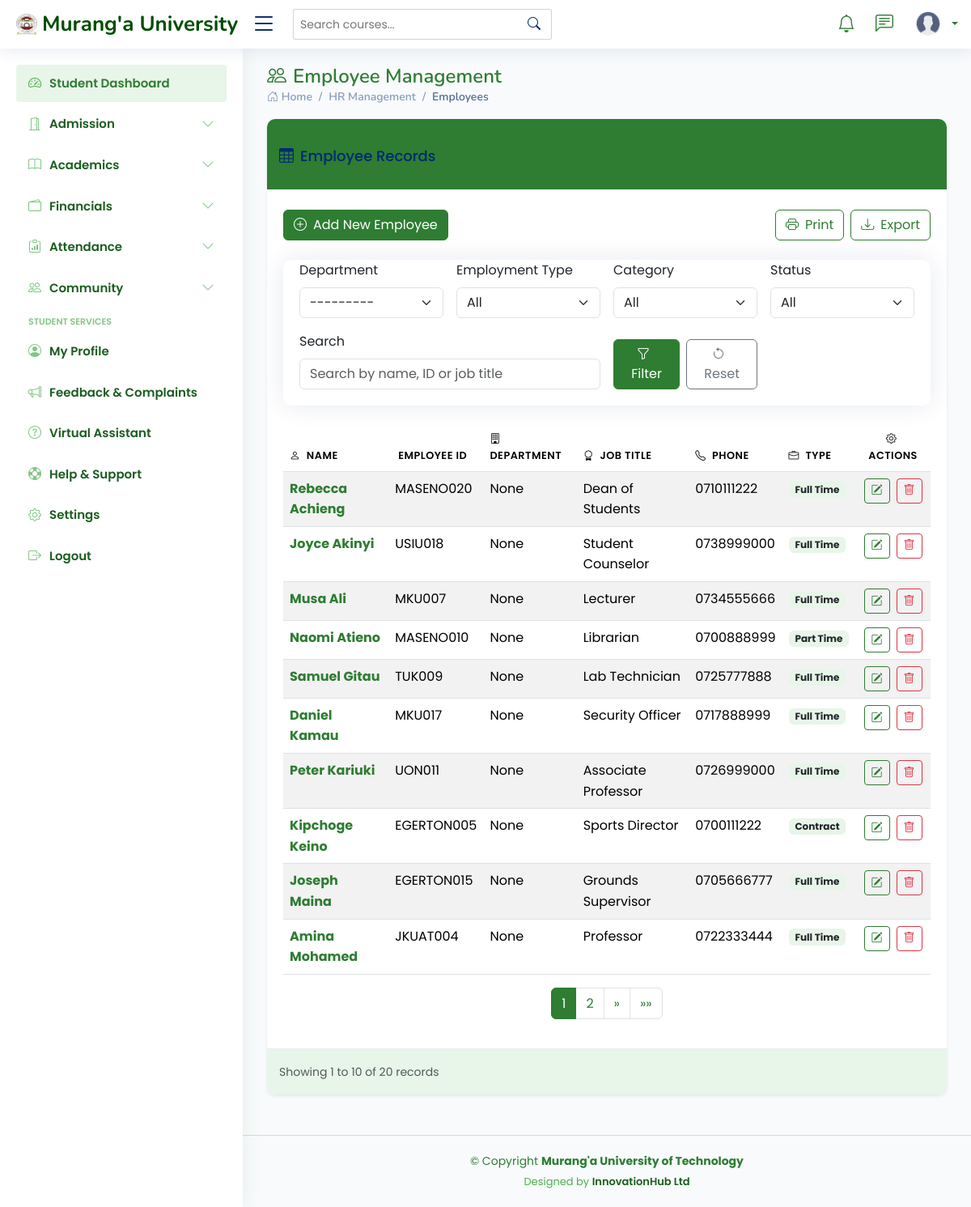
Page /employee_list/ on the committed database.
### students_portal/models.py (models this page shows, shortened)
class Employee(models.Model):
    employee_id = models.CharField(max_length=20, unique=True)
    first_name = models.CharField(max_length=100)
    last_name = models.CharField(max_length=100)
    middle_name = models.CharField(max_length=100, blank=True, null=True)
    national_id = models.CharField(max_length=20, blank=True, null=True)
    passport_number = models.CharField(max_length=20, blank=True, null=True)
    profile_picture = models.ImageField(upload_to='employee_profiles/', blank=True, null=True)
    department = models.ForeignKey('Department', on_delete=models.CASCADE, related_name='employees' , blank=True, null=True)
    job_title = models.CharField(max_length=100)
    employment_type = models.CharField(max_length=20, choices=[
        ('full_time', 'Full Time'),
        ('part_time', 'Part Time'),
        ('contract', 'Contract'),
        ('temporary', 'Temporary'),
        ('intern', 'Intern')
    ], default='full_time')
    employment_category = models.CharField(max_length=50, choices=[
        ('academic', 'Academic Staff'),
        ('administrative', 'Administrative Staff'),
        ('technical', 'Technical Staff'),
        ('support', 'Support Staff'),
        ('management', 'Management')
    ])
    date_of_employment = models.DateField()
    date_of_termination = models.DateField(blank=True, null=True)
    is_teaching_staff = models.BooleanField(default=False)
    highest_qualification = models.CharField(max_length=100, blank=True, null=True)
    specialization = models.CharField(max_length=200, blank=True, null=True)
    academic_rank = models.CharField(max_length=50, choices=[
        ('professor', 'Professor'),
        ('associate_professor', 'Associate Professor'),
        ('senior_lecturer', 'Senior Lecturer'),
        ('lecturer', 'Lecturer'),
        ('assistant_lecturer', 'Assistant Lecturer'),
        ('tutorial_fellow', 'Tutorial Fellow')
    ], blank=True, null=True)
    date_of_birth = models.DateField(blank=True, null=True)
    gender = models.CharField(max_length=10, choices=[
        ('M', 'Male'),
        ('F', 'Female'),
        ('O', 'Other')
    ], blank=True, null=True)
    marital_status = models.CharField(max_length=20, choices=[
        ('single', 'Single'),
        ('married', 'Married'),
        ('divorced', 'Divorced'),
        ('widowed', 'Widowed')
    ], blank=True, null=True)
    email = models.EmailField(blank=True, null=True)
    phone_number = models.CharField(max_length=15, blank=True, null=True)
    alternative_phone = models.CharField(max_length=15, blank=True, null=True)
    residential_address = models.TextField(blank=True, null=True)
    county = models.CharField(max_length=50, blank=True, null=True)
    town = models.CharField(max_length=50, blank=True, null=True)
    postal_address = models.CharField(max_length=100, blank=True, null=True)
    postal_code = models.CharField(max_length=10, blank=True, null=True)
    emergency_contact_name = models.CharField(max_length=100, blank=True, null=True)
    emergency_contact_relationship = models.CharField(max_length=50, blank=True, null=True)
    emergency_contact_phone = models.CharField(max_length=15, blank=True, null=True)
    bank_name = models.CharField(max_length=100, blank=True, null=True)
    bank_branch = models.CharField(max_length=100, blank=True, null=True)
    bank_account_number = models.CharField(max_length=20, blank=True, null=True)
    nhif_number = models.CharField(max_length=20, blank=True, null=True)
    nssf_number = models.CharField(max_length=20, blank=True, null=True)
    kra_pin = models.CharField(max_length=20, blank=True, null=True)
    user_account = models.OneToOneField(User, on_delete=models.SET_NULL, blank=True, null=True)
    has_system_access = models.BooleanField(default=False)
    access_level = models.CharField(max_length=20, choices=[
        ('admin', 'Administrator'),
        ('staff', 'Staff'),
        ('limited', 'Limited Access'),
        ('none', 'No Access')
    ], default='none')
    is_active = models.BooleanField(default=True)
    employment_status = models.CharField(max_length=20, choices=[
        ('active', 'Active'),
        ('on_leave', 'On Leave'),
        ('suspended', 'Suspended'),
        ('retired', 'Retired'),
        ('terminated', 'Terminated'),
        ('deceased', 'Deceased')
    ], default='active')
    biography = models.TextField(blank=True, null=True)
    notes = models.TextField(blank=True, null=True)
    created_at = models.DateTimeField(auto_now_add=True)
    updated_at = models.DateTimeField(auto_now=True)

### students_portal/views.py (the view, shortened to what this page needs)
# urls.py: path('employee_list/', views.employee_list, name='employee_list'),
def employee_list(request):
    filter_form = EmployeeFilterForm(request.GET or None)
    employees = Employee.objects.select_related('department').order_by('last_name', 'first_name')
    paginator = Paginator(employees, 10)
    page_number = request.GET.get('page')
    page_obj = paginator.get_page(page_number)
    context = {
        'page_obj': page_obj,
        'filter_form': filter_form,
    }
    return render(request, 'employees/employee_list.html', context)

### students_portal/models.py (called while the page is built)
    def __str__(self):
        return self.name

### templates/employees/employee_list.html (shortened to what this page needs)
{% extends "base/base.html" %}
{% block content %}
<div class="pagetitle">
    <h1><i class="bi bi-people me-2"></i>Employee Management</h1>
    <nav>
        <ol class="breadcrumb">
            <li class="breadcrumb-item"><a href="{% url 'admin_dashboard' %}"><i class="bi bi-house-door"></i> Home</a></li>
            <li class="breadcrumb-item">HR Management</li>
            <li class="breadcrumb-item active">Employees</li>
        </ol>
    </nav>
</div>
<section class="section">
    <div class="row">
        <div class="col-lg-12">
            <div class="card border-0 shadow-sm">
                <div class="card-header bg-university-primary text-white">
                    <h5 class="card-title mb-0"><i class="bi bi-table me-2"></i>Employee Records</h5>
                </div>
                <br>
                <div class="card-body">
                    <div class="d-flex justify-content-between mb-4">
                        <a href="{% url 'employee_create' %}" class="btn btn-university">
                            <i class="bi bi-plus-circle me-2"></i>Add New Employee
                        </a>
                        <div class="d-flex gap-2">
                            <button class="btn btn-outline-university">
                                <i class="bi bi-printer me-2"></i>Print
                            </button>
                            <button class="btn btn-outline-university">
                                <i class="bi bi-download me-2"></i>Export
                            </button>
                        </div>
                    </div>
                    <div class="card mb-4">
                        <div class="card-body">
                            <form method="get" class="row g-3">
                                <div class="col-md-3">
                                    <label for="department" class="form-label">Department</label>
                                    {{ filter_form.department }}
                                </div>
                                <div class="col-md-3">
                                    <label for="employment_type" class="form-label">Employment Type</label>
                                    {{ filter_form.employment_type }}
                                </div>
                                <div class="col-md-3">
                                    <label for="employment_category" class="form-label">Category</label>
                                    {{ filter_form.employment_category }}
                                </div>
                                <div class="col-md-3">
                                    <label for="is_active" class="form-label">Status</label>
                                    {{ filter_form.is_active }}
                                </div>
                                <div class="col-md-6">
                                    <label for="search" class="form-label">Search</label>
                                    {{ filter_form.search }}
                                </div>
                                <div class="col-md-3 d-flex align-items-end">
                                    <button type="submit" class="btn btn-university me-2">
                                        <i class="bi bi-funnel me-2"></i>Filter
                                    </button>
                                    <a href="{% url 'employee_list' %}" class="btn btn-outline-secondary">
                                        <i class="bi bi-arrow-counterclockwise me-2"></i>Reset
                                    </a>
                                </div>
                            </form>
                        </div>
                    </div>
                    <div class="table-responsive">
                        <table class="table table-hover table-striped datatable">
                            <thead class="bg-university-light">
                                <tr>
                                    <th><i class="bi bi-person me-1"></i> Name</th>
                                    <th> Employee ID</th>
                                    <th><i class="bi bi-building me-1"></i> Department</th>
                                    <th><i class="bi bi-award me-1"></i> Job Title</th>
                                    <th><i class="bi bi-telephone me-1"></i> Phone</th>
                                    <th><i class="bi bi-briefcase me-1"></i> Type</th>
                                    <th class="text-center"><i class="bi bi-gear me-1"></i> Actions</th>
                                </tr>
                            </thead>
                            <tbody>
                                {% for employee in page_obj %}
                                <tr>
                                    <td>
                                        <a href="#" class="text-university view-employee" data-id="{{ employee.id }}">
                                            <strong>{{ employee.first_name }} {{ employee.last_name }}</strong>
                                        </a>
                                    </td>
                                    <td>{{ employee.employee_id }}</td>
                                    <td>{{ employee.department }}</td>
                                    <td>{{ employee.job_title }}</td>
                                    <td>{{ employee.phone_number|default:"-" }}</td>
                                    <td>
                                        <span class="badge bg-university-light text-dark">
                                            {{ employee.get_employment_type_display }}
                                        </span>
                                    </td>
                                    <td class="text-center">
                                        <div class="d-flex gap-2 justify-content-center">
                                            <a href="{% url 'employee_update' employee.id %}">
                                                <button class="btn btn-sm btn-outline-university" title="Edit">
                                                    <i class="bi bi-pencil-square"></i>
                                                </button>
                                            </a>
                                            <a href="{% url 'employee_delete' employee.id %}">
                                                <button class="btn btn-sm btn-outline-danger" title="Delete">
                                                    <i class="bi bi-trash"></i>
                                                </button>
                                            </a>
                                        </div>
                                    </td>
                                </tr>
                                {% endfor %}
                            </tbody>
                        </table>
                    </div>
                    <nav aria-label="Page navigation">
                        <ul class="pagination justify-content-center">
                            {% for num in page_obj.paginator.page_range %}
                                {% if page_obj.number == num %}
                                    <li class="page-item active"><a class="page-link" href="#">{{ num }}</a></li>
                                {% elif num > page_obj.number|add:'-3' and num < page_obj.number|add:'3' %}
                                    <li class="page-item"><a class="page-link" href="?page={{ num }}">{{ num }}</a></li>
                                {% endif %}
                            {% endfor %}
                            {% if page_obj.has_next %}
                                <li class="page-item">
                                    <a class="page-link" href="?page={{ page_obj.next_page_number }}" aria-label="Next">
                                        <span aria-hidden="true">&raquo;</span>
                                    </a>
                                </li>
                                <li class="page-item">
                                    <a class="page-link" href="?page={{ page_obj.paginator.num_pages }}" aria-label="Last">
                                        <span aria-hidden="true">&raquo;&raquo;</span>
                                    </a>
                                </li>
                            {% endif %}
                        </ul>
                    </nav>
                </div>
                <div class="card-footer bg-university-light">
                    <small class="text-muted">Showing {{ page_obj.start_index }} to {{ page_obj.end_index }} of {{ page_obj.paginator.count }} records</small>
                </div>
            </div>
        </div>
    </div>
</section>
{% endblock %}

### static/assets/css/style.css (style rules this page uses)
:root { scroll-behavior: smooth; }
body { font-family: "Poppins", sans-serif; background: #f8fafc; color: #1e293b; line-height: 1.6; }
h1, h2, h3, h4, h5, h6 { font-family: "Nunito", sans-serif; }
.pagetitle { margin-bottom: 10px; }
.pagetitle h1 { font-size: 24px; margin-bottom: 0; font-weight: 600; color: #2E7D32; }
.card { margin-bottom: 30px; border: none; border-radius: 5px; box-shadow: 0px 0 30px rgba(1, 41, 112, 0.1); }
.card-header, .card-footer { border-color: #ebeef4; background-color: #fff; color: #798eb3; padding: 15px; }
.card-title { padding: 20px 0 15px 0; font-size: 18px; font-weight: 500; color: #012970; font-family: "Poppins", sans-serif; }
.card-body { padding: 0 20px 20px 20px; }
.breadcrumb { font-size: 14px; font-family: "Nunito", sans-serif; color: #899bbd; font-weight: 600; }
.breadcrumb a { color: #899bbd; transition: 0.3s; }
.breadcrumb .breadcrumb-item::before { color: #899bbd; }
.breadcrumb .active { color: #51678f; font-weight: 600; }

### templates/employees/employee_list.html (style rules this page uses)
:root { --university-primary: #2E7D32; --university-secondary: #81C784; --university-light: #E8F5E9; }
.bg-university-primary { background-color: var(--university-primary) !important; }
.bg-university-light { background-color: var(--university-light) !important; }
.btn-university { background-color: var(--university-primary); color: white; border-color: var(--university-primary); }
.btn-outline-university { color: var(--university-primary); border-color: var(--university-primary); }
.text-university { color: var(--university-primary); }
.card { border-radius: 10px; overflow: hidden; }
.card-header { border-bottom: none; }
.table th { font-weight: 600; text-transform: uppercase; font-size: 0.8rem; letter-spacing: 0.5px; }
.page-item.active .page-link { background-color: var(--university-primary); border-color: var(--university-primary); }
.page-link { color: var(--university-primary); }

### rows in the picture
Employee: first_name "Rebecca", last_name "Achieng", employee_id "MASENO020", department "None", job_title "Dean of Students", phone_number "0710111222", employment_type "Full Time"
Employee: first_name "Joyce", last_name "Akinyi", employee_id "USIU018", department "None", job_title "Student Counselor", phone_number "0738999000", employment_type "Full Time"
Employee: first_name "Musa", last_name "Ali", employee_id "MKU007", department "None", job_title "Lecturer", phone_number "0734555666", employment_type "Full Time"
Employee: first_name "Naomi", last_name "Atieno", employee_id "MASENO010", department "None", job_title "Librarian", phone_number "0700888999", employment_type "Part Time"
Employee: first_name "Samuel", last_name "Gitau", employee_id "TUK009", department "None", job_title "Lab Technician", phone_number "0725777888", employment_type "Full Time"
Employee: first_name "Daniel", last_name "Kamau", employee_id "MKU017", department "None", job_title "Security Officer", phone_number "0717888999", employment_type "Full Time"
Employee: first_name "Peter", last_name "Kariuki", employee_id "UON011", department "None", job_title "Associate Professor", phone_number "0726999000", employment_type "Full Time"
Employee: first_name "Kipchoge", last_name "Keino", employee_id "EGERTON005", department "None", job_title "Sports Director", phone_number "0700111222", employment_type "Contract"
Employee: first_name "Joseph", last_name "Maina", employee_id "EGERTON015", department "None", job_title "Grounds Supervisor", phone_number "0705666777", employment_type "Full Time"
Employee: first_name "Amina", last_name "Mohamed", employee_id "JKUAT004", department "None", job_title "Professor", phone_number "0722333444", employment_type "Full Time"

### other values in the picture
{{ num }} "1"
{{ num }} "2"
{{ page_obj.start_index }} "1"
{{ page_obj.end_index }} "10"
{{ page_obj.paginator.count }} "20"
